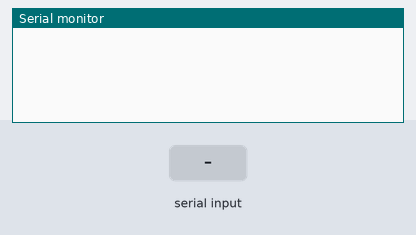
Simulated run of this sketch. Board: Arduino Uno, built with avr-gcc and run on an emulated ATmega328P. Shown: the last lines printed to the serial monitor. The test bench sets the inputs (shaded band).

Above: at 1.2 s.
1.3 s: "90,45\n" received over Serial
At 2.1 s:
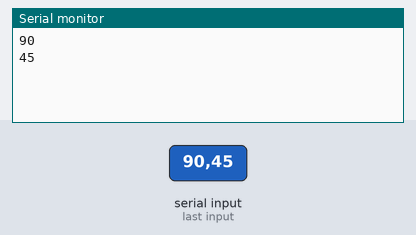
2.8 s: "30,150\n" received over Serial
At 4.5 s:
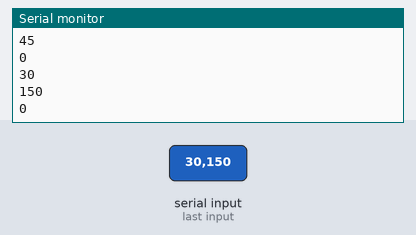
Timing chart, 0 to 6.0 s (numbered marks = the images above; inputs shaded):
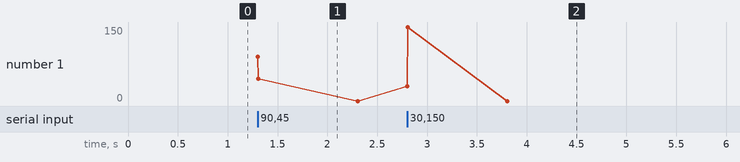

Measured:
- after the input at 1.3 s, the serial monitor: prints a new line at once (image 1)
- after the input at 2.8 s, the serial monitor: prints a new line at once (image 2)

The sketch:

uart_int.ino
```cpp
void setup() {
  // put your setup code here, to run once:
  Serial.begin(9600);
}

void loop() {
  // put your main code here, to run repeatedly:
  while (Serial.available() > 0)
  {
    int no= Serial.parseInt();
    Serial.println(no);
  }
}
```
